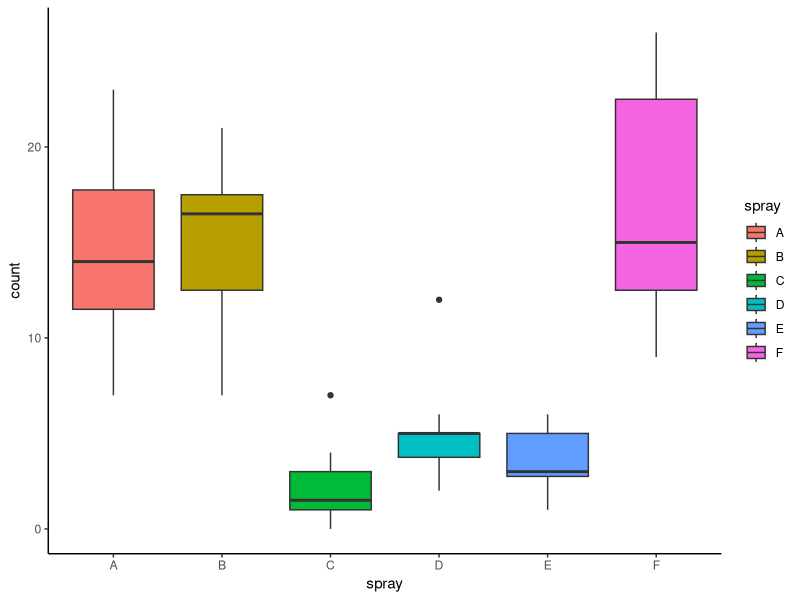

Recreate this plot in R.
library(dplyr)
library(MASS)
library(leaps)
library(tidyr)
library(ggplot2)
#7.1
data1<-c(9.95,9.33,9.49,9.00,10.09,9.15)
data2<-c(9.52,9.33,9.16,9.37,9.11,9.27)
t.test(data1,data2)

#7.2
ggplot(InsectSprays, aes(x = spray, y = count, fill = spray)) +
  geom_boxplot() +
  theme_classic()
anova_one_way <- aov(count~factor(spray), data = InsectSprays)
summary(anova_one_way)

#7.3
data(Boston)
str(Boston)
sample_index <- sample(nrow(Boston),nrow(Boston)*0.90)
Boston_train <- Boston[sample_index,]
Boston_test  <- Boston[-sample_index,]
model_1 <- lm(medv~crim+zn+chas+nox+rm+dis+rad+tax+ptratio+black+lstat, data=Boston_train)
model_1 <- lm(medv ~ ., data=Boston_train)
summary(model_1)
